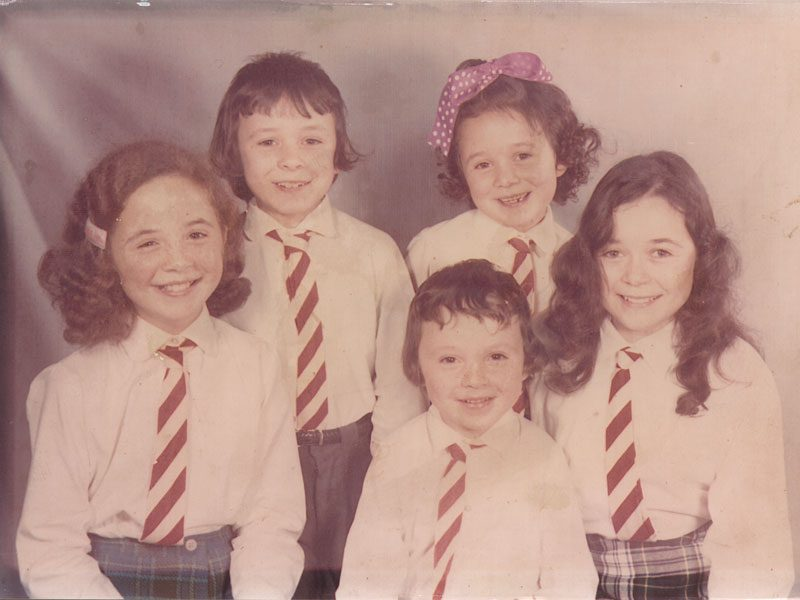
#> input picture Opecv Code/faded2.jpg, 800 x 600 px
$ python Faded.py
#> lines starting #> are read from the running program, lines starting #| are printed output that depends on the picture
import cv2
import numpy as np

def restore_faded_image(image_path):
    # Read the image
#> called with image_path = 'faded2.jpg'
    original_image = cv2.imread(image_path)
#> original_image is the input picture: shape (600, 800, 3); mean B, G, R 137.5, 146.9, 183.3

    # Convert the image to LAB color space
    lab_image = cv2.cvtColor(original_image, cv2.COLOR_BGR2LAB)
#> lab_image: shape (600, 800, 3); mean of channels 0, 1, 2 162.5, 140.5, 138.2

    # Separate the LAB channels
    l_channel, a_channel, b_channel = cv2.split(lab_image)
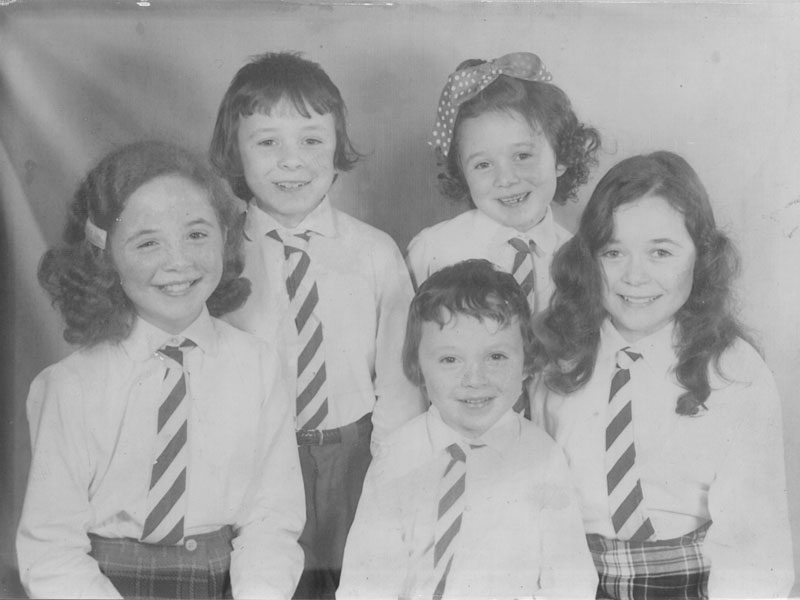
#> l_channel: shape (600, 800); min 40, max 252, mean 162.5
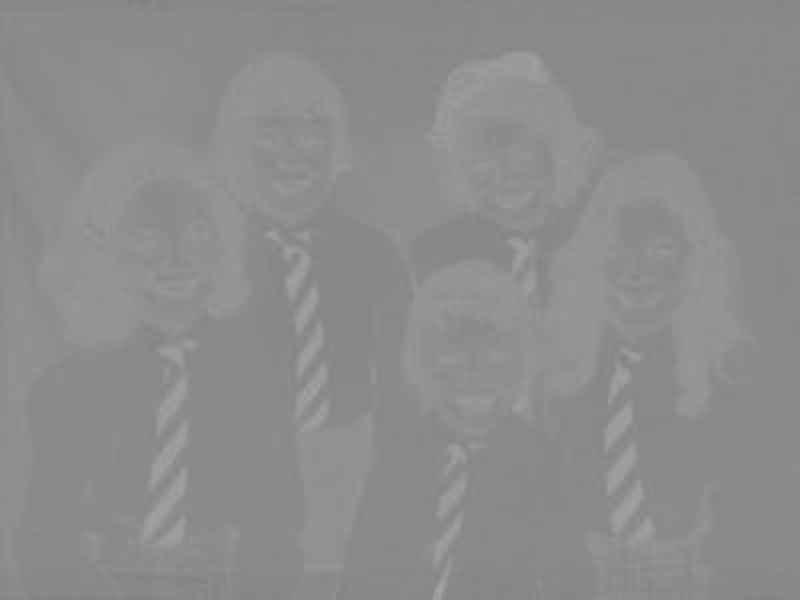
#> a_channel: shape (600, 800); min 126, max 164, mean 140.5

    # Apply histogram equalization to the L channel
    equalized_l_channel = cv2.equalizeHist(l_channel)
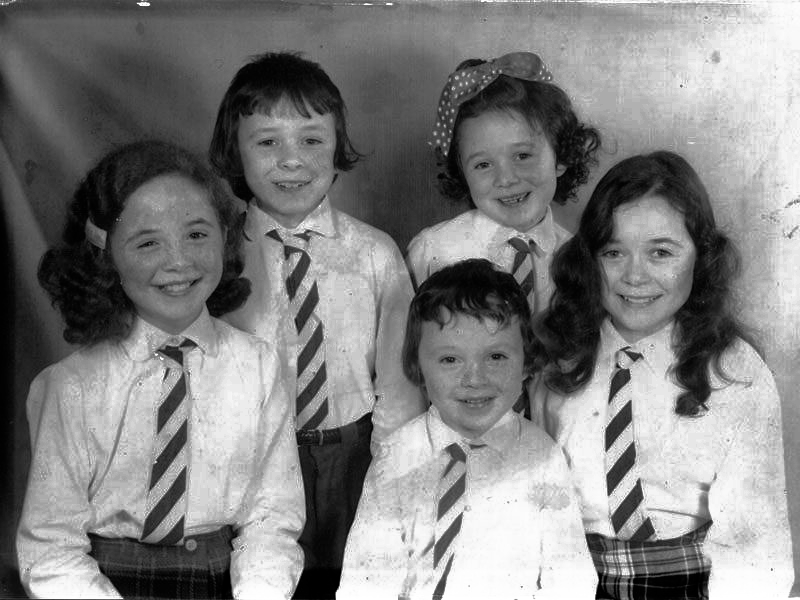
#> equalized_l_channel: shape (600, 800); min 0, max 255, mean 129

    # Apply contrast stretching to the L channel
    min_intensity = np.min(equalized_l_channel)
#> min_intensity = 0
    max_intensity = np.max(equalized_l_channel)
#> max_intensity = 255
    stretched_l_channel = (255.0 / (max_intensity - min_intensity) * (equalized_l_channel - min_intensity)).astype(np.uint8)

    # Merge the stretched L channel with the original A and B channels
    enhanced_lab_image = cv2.merge([stretched_l_channel, a_channel, b_channel])
#> enhanced_lab_image: shape (600, 800, 3); mean of channels 0, 1, 2 129, 140.5, 138.2

    # Convert the image back to BGR color space
    restored_image = cv2.cvtColor(enhanced_lab_image, cv2.COLOR_LAB2BGR)
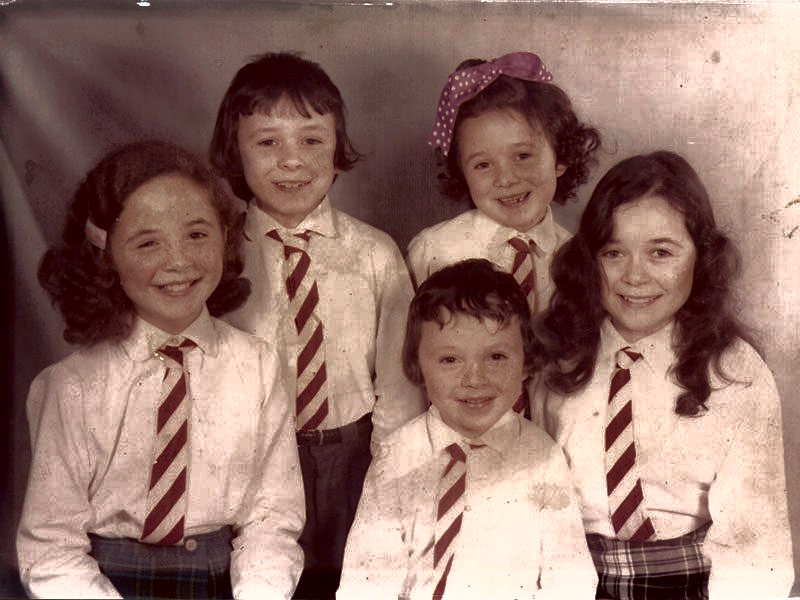
#> restored_image: shape (600, 800, 3); mean B, G, R 107.2, 116.3, 148.8

    # Display the original and restored images side by side
    cv2.imshow('Original Image', original_image)
    cv2.imshow('Restored Image', restored_image)
    cv2.waitKey(0)
    cv2.destroyAllWindows()

    # Save the restored image
    cv2.imwrite('restored_image.jpg', restored_image)

# Specify the path to the faded image
image_path = 'faded2.jpg'

# Restore the faded image
restore_faded_image(image_path)

$ run again, with Opecv Code/PJM-814x1024.jpg copied over Opecv Code/faded2.jpg
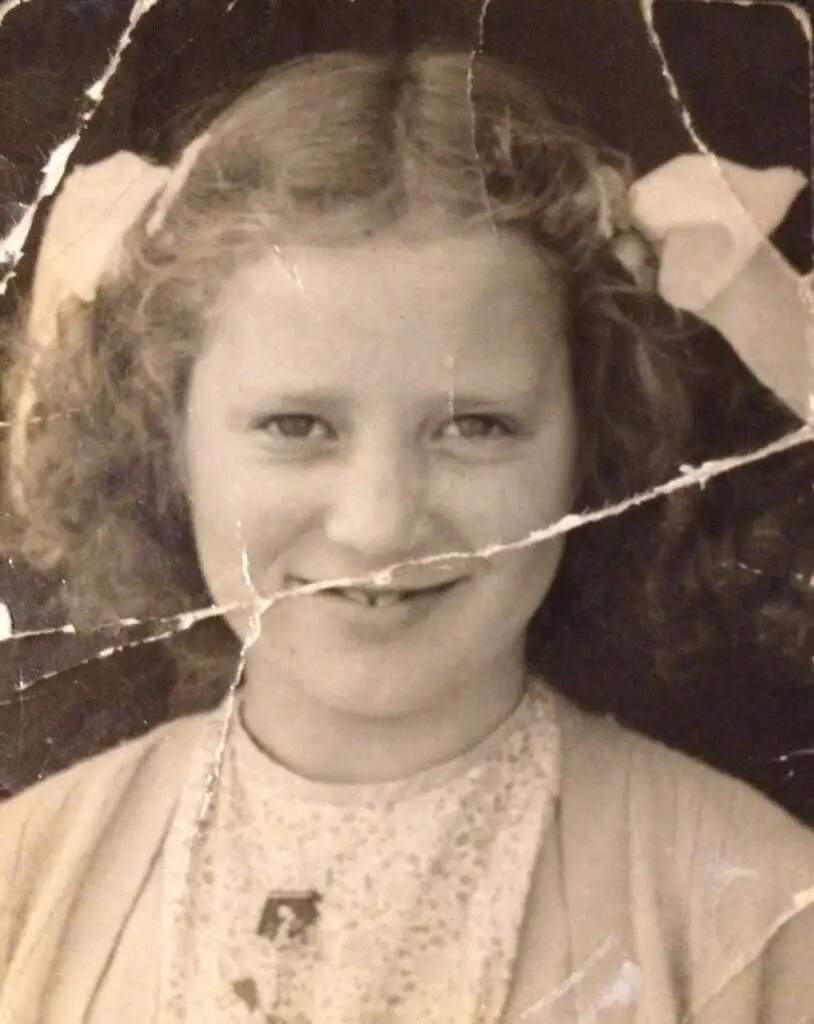
#> input picture Opecv Code/PJM-814x1024.jpg, 814 x 1024 px
#> in restore_faded_image, original_image is the input picture: shape (1024, 814, 3); mean B, G, R 109, 128, 149.8
#> lab_image: shape (1024, 814, 3); mean of channels 0, 1, 2 137.5, 133.4, 141.3
#> in restore_faded_image, `equalized_l_channel = cv2.equalizeHist(l_channel)`:
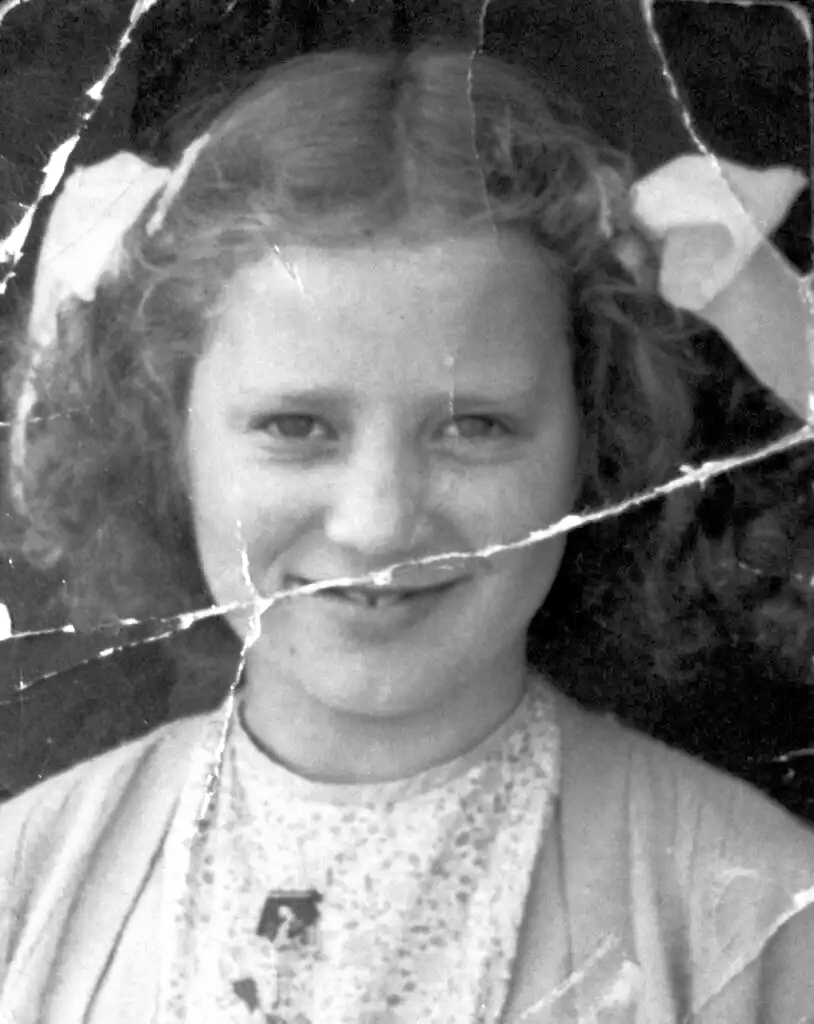
#> equalized_l_channel: shape (1024, 814); min 0, max 255, mean 128.2
#> min_intensity = 0
#> max_intensity = 255
#> enhanced_lab_image: shape (1024, 814, 3); mean of channels 0, 1, 2 128.2, 133.4, 141.3
#> in restore_faded_image, `restored_image = cv2.cvtColor(enhanced_lab_image, cv2.COLOR_LAB2BGR)`:
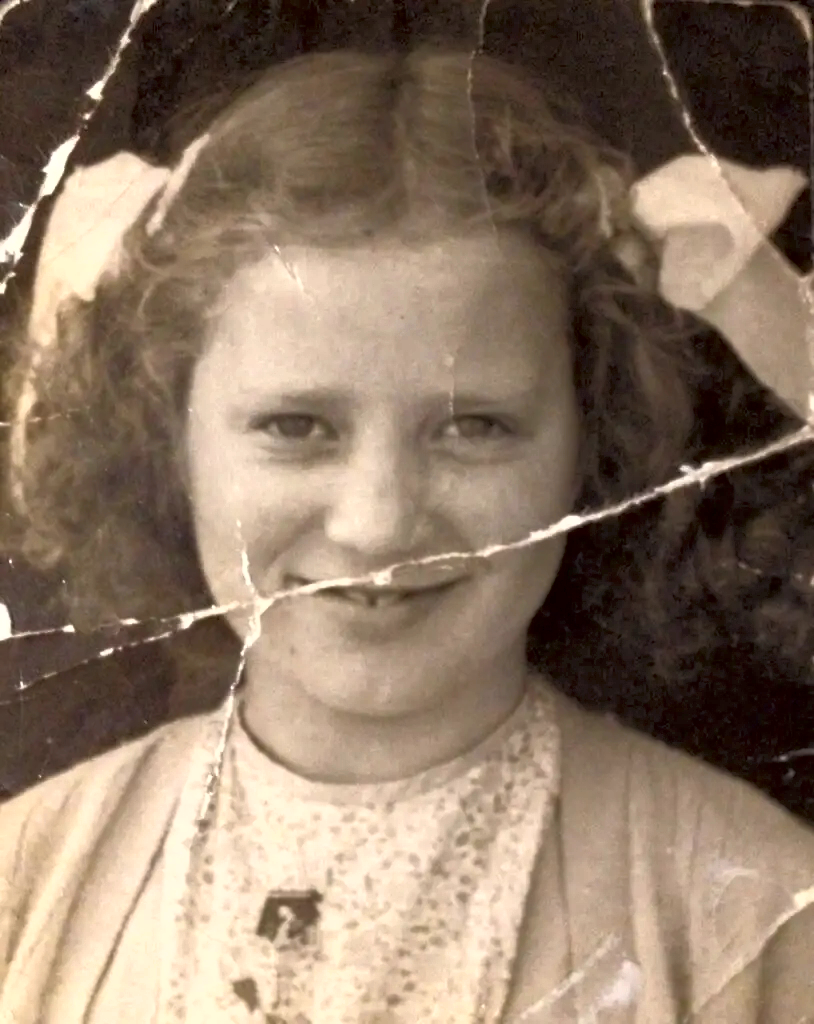
#> restored_image: shape (1024, 814, 3); mean B, G, R 100.8, 119.7, 140.4

$ run again, with Opecv Code/image25201.jpg copied over Opecv Code/faded2.jpg
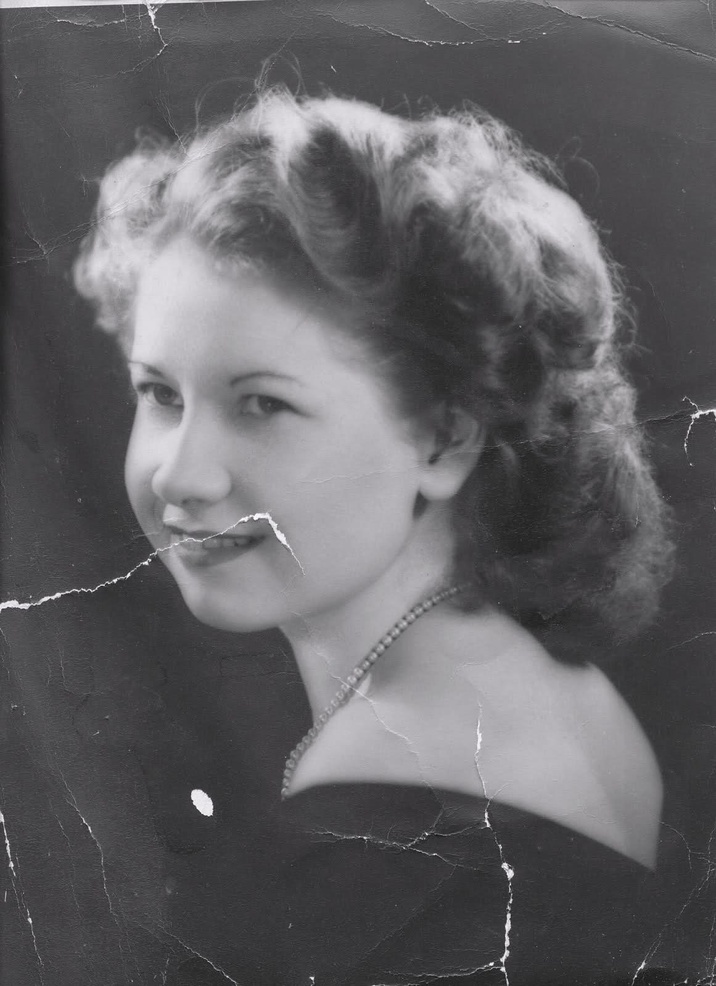
#> input picture Opecv Code/image25201.jpg, 716 x 986 px, shrunk from 1161 x 1599 before the run
#> in restore_faded_image, original_image is the input picture: shape (986, 716, 3); mean B, G, R 100.2, 97.5, 98.3
#> lab_image: shape (986, 716, 3); mean of channels 0, 1, 2 104, 128.9, 126.7
#> in restore_faded_image, `equalized_l_channel = cv2.equalizeHist(l_channel)`:
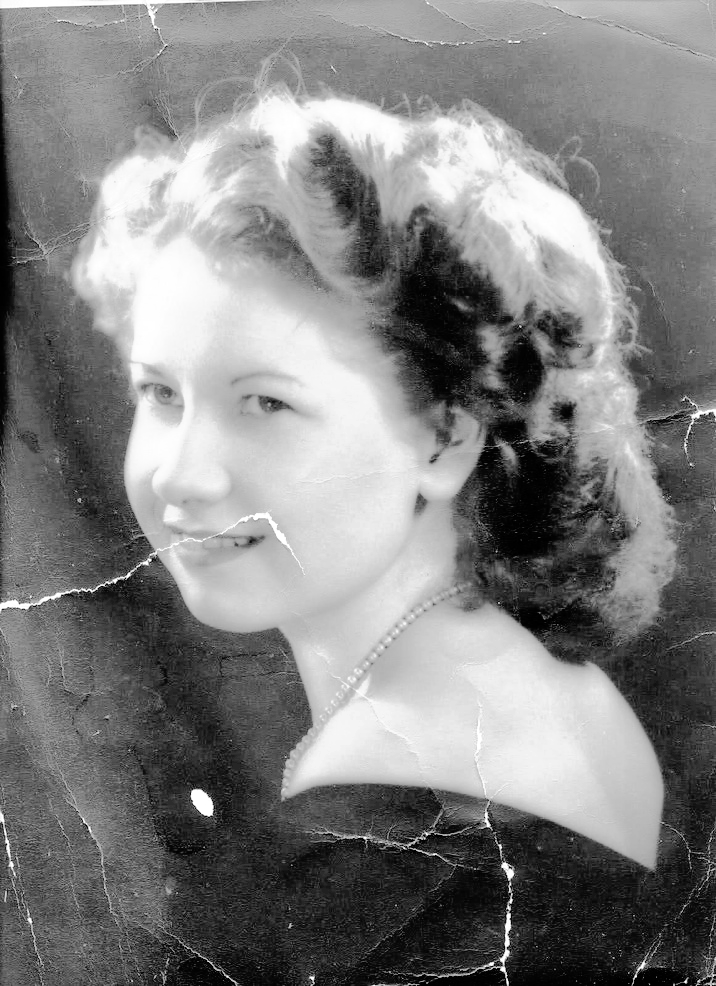
#> equalized_l_channel: shape (986, 716); min 0, max 255, mean 128.8
#> min_intensity = 0
#> max_intensity = 255
#> enhanced_lab_image: shape (986, 716, 3); mean of channels 0, 1, 2 128.8, 128.9, 126.7
